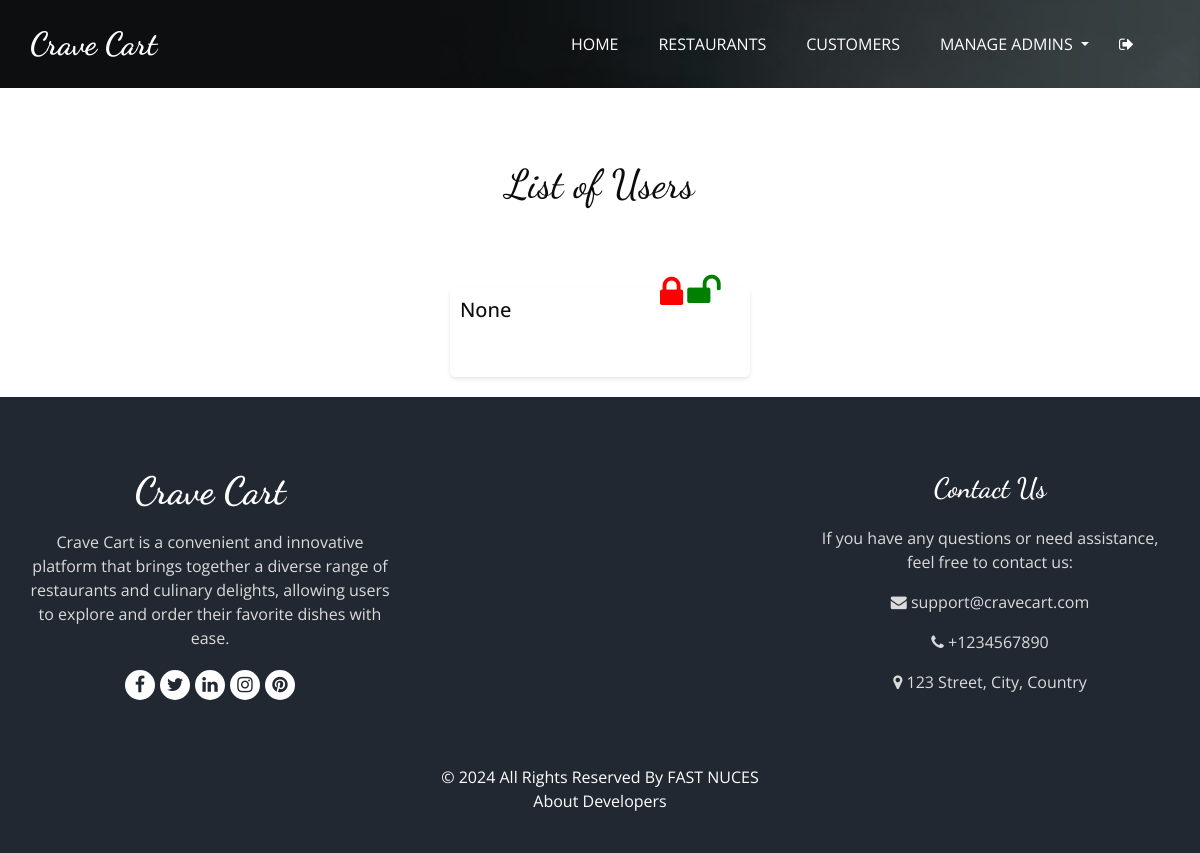
/All-Users (signed in), run on an earlier commit of the app's database.
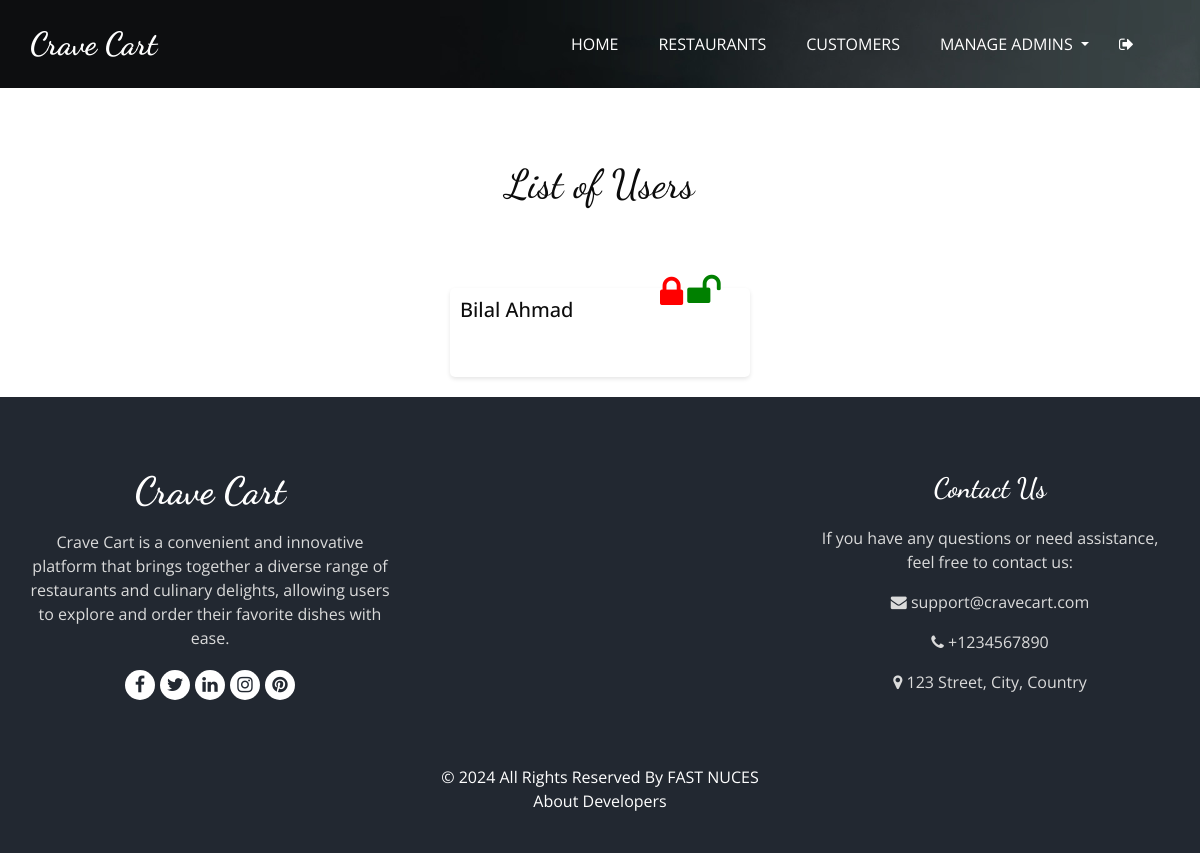
And on a later commit of the database.
### tables this page shows
CREATE TABLE Customers (
                        CustomerID INTEGER PRIMARY KEY AUTOINCREMENT,
                        Email TEXT,
                        Password TEXT,
                        Name TEXT,
                        Address TEXT,
                        Phone TEXT,
                        Image TEXT,
                        RegistrationDate TEXT,
                        Blocked INTEGER DEFAULT 0,
                        BlockedByAdmin INTEGER DEFAULT NULL,
                        FOREIGN KEY (BlockedByAdmin) REFERENCES Admin(AdminID)
                    );

### AdminendPoints.py (the view)
@Admin.route('/All-Users')
def AllUsers():
    if 'admin' not in session:
        return redirect('adminlogin')
    return render_template('admin/allusers.html',users=DataBase.get_all_Customers())

### DataBase.py (called while the page is built)
def get_all_Customers():
    try:
        cursor.execute('''SELECT * FROM Customers;''')
        return cursor.fetchall()
    except Exception as e:
        print(str(e))
        return []

### templates/admin/allusers.html (shortened to what the changed rows need)
<!DOCTYPE html>
<html>
<head>
  <link rel="stylesheet" type="text/css" href="{{url_for('static',filename='css/bootstrap.css')}}" />
  <link rel="stylesheet" type="text/css" href="https://cdnjs.cloudflare.com/ajax/libs/OwlCarousel2/2.3.4/assets/owl.carousel.min.css" />
  <link rel="stylesheet" href="https://cdnjs.cloudflare.com/ajax/libs/jquery-nice-select/1.1.0/css/nice-select.min.css" />
  <link href="{{url_for('static',filename='css/font-awesome.min.css')}}" rel="stylesheet" />
  <link href="{{url_for('static',filename='css/style.css')}}" rel="stylesheet" />
  <link href="{{url_for('static',filename='css/responsive.css')}}" rel="stylesheet" />
</head>
<body class="sub_page">
    <br><br><br>
    <h1>List of Users</h1>
    <br><br><br>
    <ul>
        {% for user in users %}
            <li class="aa">
                <h5>{{ user[3] }}</h5>
                <a href="#" class="block-user" data-id="{{ user[0] }}">
                  <i class="fa fa-lock" style="font-size:36px;color:red"></i>
                </a>
                <a href="#" class="unblock-user" data-id="{{ user[0] }}">
                  <i class="fa fa-unlock" style="font-size:36px;color: green;"></i>
                </a>
            </li>
        {% endfor %}
    </ul>
</body>
</html>

What changed in the data, as far as the page shows it:
changed Customers: Name "None" → "Bilal Ahmad"
